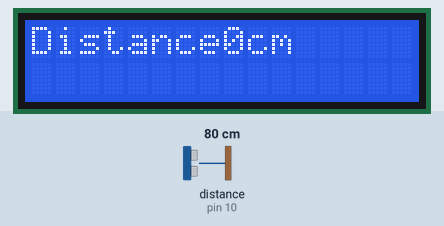
A sketch run on a simulated Arduino Uno, built with avr-gcc and run on an emulated ATmega328P. On the bench: 16×2 character LCD. Wiring (inferred from the names in the program): ultrasonic range finder: trigger pin 9; echo pin 10. Inputs (shaded band) come from the test bench; at power-on: distance to the obstacle (sensor on pin 10) 80 cm. The echo pulse lasts 58.3 µs per cm.

Above: at 1.2 s.
1.3 s: distance to the obstacle (sensor on pin 10) set to 2 cm
At 6.8 s:
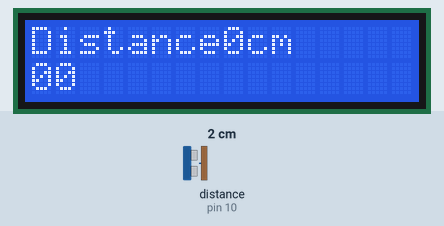
7.5 s: distance to the obstacle (sensor on pin 10) set to 4 cm
At 11.2 s:
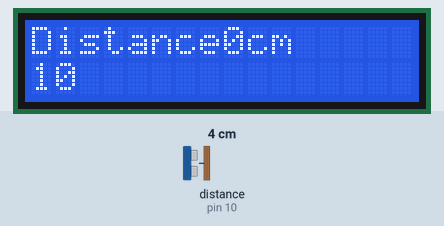
12.5 s: distance to the obstacle (sensor on pin 10) set to 18 cm
At 18.7 s:
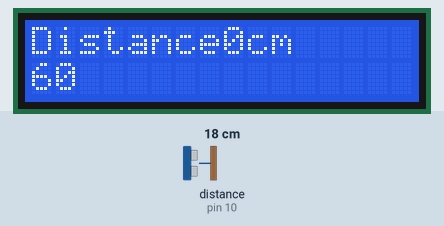
Timing chart, 0 to 20.2 s (numbered marks = the images above; inputs shaded):
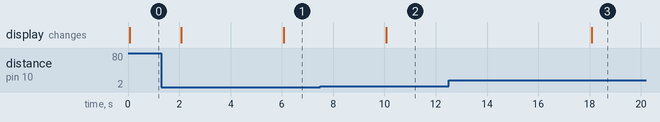

The sketch:

Code15.ino
```cpp
// (licence header left out)
//Q15 Write an Arduino Program to measure the distance of any obstraction instant of an ultrasonc sensor and print it on the LCD

#include <LiquidCrystal.h>
LiquidCrystal lcd(12, 11, 5, 4, 3, 2);
const int trig=9;
const int echo=10;
long duration;
int distanceCm, distanceInch;

void setup()
{
  lcd.begin(16, 2);
  pinMode(trig, OUTPUT);
  pinMode(echo, INPUT);
}

void loop()
{
  digitalWrite(trig, HIGH);
  delayMicroseconds(2);
  digitalWrite(trig, LOW);
  delayMicroseconds(5);
  digitalWrite(trig, HIGH);

  duration = pulseIn(echo, HIGH);
  distanceInch=(duration*0.0133)/2;

  lcd.setCursor(0,0);
  lcd.print("Distance");
  lcd.print(distanceCm);
  lcd.print("cm");

  delay(2000);

  lcd.setCursor(0,1);
  lcd.print(distanceInch);

  delay(2000);
}
```

Measured:
- after the input at 1.3 s, the display: first differs from a run without the input after 4.8 s (image 1)
- after the input at 7.5 s, the display: changes after 2.6 s (image 2)
- after the input at 12.5 s, the display: changes after 5.6 s (image 3)
